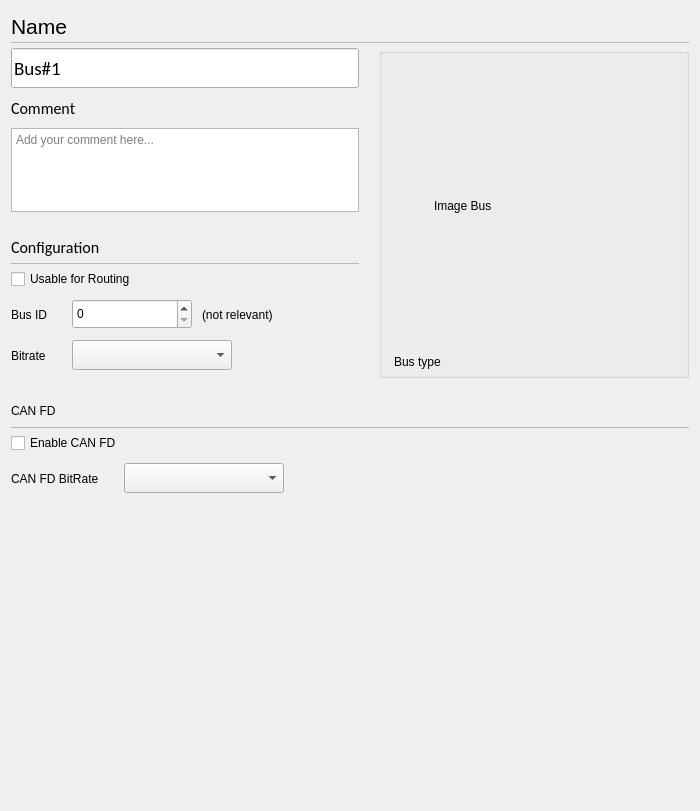
<?xml version="1.0" encoding="UTF-8"?>
<ui version="4.0">
 <class>C_SdBueBusEditPropertiesWidget</class>
 <widget class="QWidget" name="C_SdBueBusEditPropertiesWidget">
  <property name="windowModality">
   <enum>Qt::NonModal</enum>
  </property>
  <property name="geometry">
   <rect>
    <x>0</x>
    <y>0</y>
    <width>700</width>
    <height>811</height>
   </rect>
  </property>
  <property name="windowTitle">
   <string>Form</string>
  </property>
  <layout class="QVBoxLayout" name="verticalLayout_4">
   <item>
    <layout class="QVBoxLayout" name="verticalLayout_2" stretch="0,0,0,0,0,0">
     <property name="spacing">
      <number>0</number>
     </property>
     <item>
      <layout class="QHBoxLayout" name="horizontalLayout_3" stretch="0,1">
       <property name="spacing">
        <number>6</number>
       </property>
       <item>
        <widget class="stw::opensyde_gui_elements::C_OgeLabContextMenuBase" name="pc_LabelName">
         <property name="styleRole" stdset="0">
          <string>heading-group-bold</string>
         </property>
         <property name="minimumSize">
          <size>
           <width>0</width>
           <height>30</height>
          </size>
         </property>
         <property name="maximumSize">
          <size>
           <width>16777215</width>
           <height>30</height>
          </size>
         </property>
         <property name="font">
          <font>
           <family>Segoe UI</family>
           <pointsize>16</pointsize>
          </font>
         </property>
         <property name="text">
          <string>Name</string>
         </property>
        </widget>
       </item>
       <item>
        <spacer name="horizontalSpacer_6">
         <property name="orientation">
          <enum>Qt::Horizontal</enum>
         </property>
         <property name="sizeHint" stdset="0">
          <size>
           <width>40</width>
           <height>10</height>
          </size>
         </property>
        </spacer>
       </item>
      </layout>
     </item>
     <item>
      <layout class="QHBoxLayout" name="horizontalLayout_16">
       <property name="spacing">
        <number>0</number>
       </property>
       <property name="leftMargin">
        <number>0</number>
       </property>
       <property name="topMargin">
        <number>1</number>
       </property>
       <item>
        <widget class="stw::opensyde_gui_elements::C_OgeFraSeparator" name="pc_FramSperator1">
         <property name="minimumSize">
          <size>
           <width>0</width>
           <height>1</height>
          </size>
         </property>
         <property name="maximumSize">
          <size>
           <width>16777215</width>
           <height>1</height>
          </size>
         </property>
         <property name="frameShape">
          <enum>QFrame::StyledPanel</enum>
         </property>
         <property name="frameShadow">
          <enum>QFrame::Raised</enum>
         </property>
        </widget>
       </item>
      </layout>
     </item>
     <item>
      <layout class="QHBoxLayout" name="horizontalLayout" stretch="1,0,0">
       <property name="spacing">
        <number>0</number>
       </property>
       <property name="topMargin">
        <number>5</number>
       </property>
       <item>
        <layout class="QVBoxLayout" name="verticalLayout" stretch="0,0,0,0,0,0,1">
         <property name="spacing">
          <number>0</number>
         </property>
         <property name="bottomMargin">
          <number>0</number>
         </property>
         <item>
          <layout class="QHBoxLayout" name="horizontalLayout_17" stretch="1">
           <property name="spacing">
            <number>6</number>
           </property>
           <item>
            <widget class="stw::opensyde_gui_elements::C_OgeLeToolTipBase" name="pc_LineEditBusName">
             <property name="styleRole" stdset="0">
              <string>le-properties-name</string>
             </property>
             <property name="minimumSize">
              <size>
               <width>311</width>
               <height>40</height>
              </size>
             </property>
             <property name="maximumSize">
              <size>
               <width>16777215</width>
               <height>40</height>
              </size>
             </property>
             <property name="font">
              <font>
               <family>Calibri</family>
               <pointsize>14</pointsize>
              </font>
             </property>
             <property name="text">
              <string>Bus#1</string>
             </property>
             <property name="placeholderText">
              <string/>
             </property>
            </widget>
           </item>
          </layout>
         </item>
         <item>
          <layout class="QHBoxLayout" name="horizontalLayout_9" stretch="0,1">
           <property name="spacing">
            <number>6</number>
           </property>
           <item>
            <widget class="stw::opensyde_gui_elements::C_OgeLabContextMenuBase" name="pc_LabelComment">
             <property name="styleRole" stdset="0">
              <string>heading-group-bold</string>
             </property>
             <property name="minimumSize">
              <size>
               <width>0</width>
               <height>40</height>
              </size>
             </property>
             <property name="maximumSize">
              <size>
               <width>16777215</width>
               <height>40</height>
              </size>
             </property>
             <property name="font">
              <font>
               <family>Calibri</family>
               <pointsize>12</pointsize>
              </font>
             </property>
             <property name="text">
              <string>Comment</string>
             </property>
            </widget>
           </item>
           <item>
            <spacer name="horizontalSpacer_9">
             <property name="orientation">
              <enum>Qt::Horizontal</enum>
             </property>
             <property name="sizeHint" stdset="0">
              <size>
               <width>40</width>
               <height>1</height>
              </size>
             </property>
            </spacer>
           </item>
          </layout>
         </item>
         <item>
          <layout class="QHBoxLayout" name="horizontalLayout_18">
           <property name="spacing">
            <number>6</number>
           </property>
           <item>
            <widget class="stw::opensyde_gui_elements::C_OgeTedPropertiesComment" name="pc_TextEditComment">
             <property name="sizePolicy">
              <sizepolicy hsizetype="Expanding" vsizetype="Expanding">
               <horstretch>0</horstretch>
               <verstretch>0</verstretch>
              </sizepolicy>
             </property>
             <property name="maximumSize">
              <size>
               <width>16777215</width>
               <height>84</height>
              </size>
             </property>
             <property name="tabChangesFocus">
              <bool>true</bool>
             </property>
             <property name="html">
              <string>&lt;!DOCTYPE HTML PUBLIC &quot;-//W3C//DTD HTML 4.0//EN&quot; &quot;http://www.w3.org/TR/REC-html40/strict.dtd&quot;&gt;
&lt;html&gt;&lt;head&gt;&lt;meta name=&quot;qrichtext&quot; content=&quot;1&quot; /&gt;&lt;style type=&quot;text/css&quot;&gt;
p, li { white-space: pre-wrap; }
&lt;/style&gt;&lt;/head&gt;&lt;body style=&quot; font-family:'MS Shell Dlg 2'; font-size:8.25pt; font-weight:400; font-style:normal;&quot;&gt;
&lt;p style=&quot;-qt-paragraph-type:empty; margin-top:0px; margin-bottom:0px; margin-left:0px; margin-right:0px; -qt-block-indent:0; text-indent:0px;&quot;&gt;&lt;br /&gt;&lt;/p&gt;&lt;/body&gt;&lt;/html&gt;</string>
             </property>
             <property name="acceptRichText">
              <bool>false</bool>
             </property>
             <property name="placeholderText">
              <string>Add your comment here...</string>
             </property>
            </widget>
           </item>
          </layout>
         </item>
         <item>
          <layout class="QHBoxLayout" name="horizontalLayout_13" stretch="0,1">
           <property name="spacing">
            <number>6</number>
           </property>
           <property name="topMargin">
            <number>20</number>
           </property>
           <item>
            <widget class="stw::opensyde_gui_elements::C_OgeLabContextMenuBase" name="pc_LabelConfiguration">
             <property name="styleRole" stdset="0">
              <string>heading-group-bold</string>
             </property>
             <property name="minimumSize">
              <size>
               <width>0</width>
               <height>30</height>
              </size>
             </property>
             <property name="maximumSize">
              <size>
               <width>16777215</width>
               <height>30</height>
              </size>
             </property>
             <property name="font">
              <font>
               <family>Calibri</family>
               <pointsize>12</pointsize>
              </font>
             </property>
             <property name="text">
              <string>Configuration</string>
             </property>
            </widget>
           </item>
           <item>
            <spacer name="horizontalSpacer_21">
             <property name="orientation">
              <enum>Qt::Horizontal</enum>
             </property>
             <property name="sizeHint" stdset="0">
              <size>
               <width>40</width>
               <height>1</height>
              </size>
             </property>
            </spacer>
           </item>
          </layout>
         </item>
         <item>
          <layout class="QHBoxLayout" name="horizontalLayout_21" stretch="1">
           <property name="spacing">
            <number>0</number>
           </property>
           <property name="leftMargin">
            <number>0</number>
           </property>
           <property name="topMargin">
            <number>1</number>
           </property>
           <item>
            <widget class="stw::opensyde_gui_elements::C_OgeFraSeparator" name="pc_FramSperator1_3">
             <property name="minimumSize">
              <size>
               <width>0</width>
               <height>1</height>
              </size>
             </property>
             <property name="maximumSize">
              <size>
               <width>16777215</width>
               <height>1</height>
              </size>
             </property>
             <property name="frameShape">
              <enum>QFrame::StyledPanel</enum>
             </property>
             <property name="frameShadow">
              <enum>QFrame::Raised</enum>
             </property>
            </widget>
           </item>
          </layout>
         </item>
         <item>
          <layout class="QGridLayout" name="gridLayout">
           <property name="topMargin">
            <number>5</number>
           </property>
           <property name="horizontalSpacing">
            <number>25</number>
           </property>
           <property name="verticalSpacing">
            <number>10</number>
           </property>
           <item row="2" column="1">
            <widget class="stw::opensyde_gui_elements::C_OgeCbxText" name="pc_ComboBoxBitRate">
             <property name="minimumSize">
              <size>
               <width>160</width>
               <height>30</height>
              </size>
             </property>
             <property name="maximumSize">
              <size>
               <width>160</width>
               <height>30</height>
              </size>
             </property>
            </widget>
           </item>
           <item row="0" column="0" colspan="3">
            <widget class="stw::opensyde_gui_elements::C_OgeChxToolTipBase" name="pc_CheckBoxUsableForRouting">
             <property name="styleRole" stdset="0">
              <string>chx-properties-small</string>
             </property>
             <property name="maximumSize">
              <size>
               <width>200</width>
               <height>16777215</height>
              </size>
             </property>
             <property name="text">
              <string>Usable for Routing</string>
             </property>
            </widget>
           </item>
           <item row="2" column="0">
            <widget class="stw::opensyde_gui_elements::C_OgeLabToolTipBase" name="pc_LabelBitRate">
             <property name="styleRole" stdset="0">
              <string>group-item</string>
             </property>
             <property name="minimumSize">
              <size>
               <width>0</width>
               <height>31</height>
              </size>
             </property>
             <property name="maximumSize">
              <size>
               <width>16777215</width>
               <height>31</height>
              </size>
             </property>
             <property name="text">
              <string>Bitrate</string>
             </property>
            </widget>
           </item>
           <item row="1" column="1">
            <layout class="QHBoxLayout" name="pc_HorizontalLayoutBusId" stretch="0,0,1">
             <property name="spacing">
              <number>10</number>
             </property>
             <item>
              <widget class="stw::opensyde_gui_elements::C_OgeSpxToolTipBase" name="pc_SpinBoxBusId">
           <property name="styleRole" stdset="0">
            <string>spx-number</string>
           </property>
               <property name="minimumSize">
                <size>
                 <width>120</width>
                 <height>30</height>
                </size>
               </property>
               <property name="maximumSize">
                <size>
                 <width>120</width>
                 <height>30</height>
                </size>
               </property>
              </widget>
             </item>
             <item>
              <widget class="stw::opensyde_gui_elements::C_OgeLabToolTipBase" name="pc_LabelNotRelevant">
               <property name="styleRole" stdset="0">
                <string>group-item</string>
               </property>
               <property name="text">
                <string>(not relevant)</string>
               </property>
              </widget>
             </item>
             <item>
              <spacer name="horizontalSpacer_7">
               <property name="orientation">
                <enum>Qt::Horizontal</enum>
               </property>
               <property name="sizeType">
                <enum>QSizePolicy::Expanding</enum>
               </property>
               <property name="sizeHint" stdset="0">
                <size>
                 <width>20</width>
                 <height>20</height>
                </size>
               </property>
              </spacer>
             </item>
            </layout>
           </item>
           <item row="1" column="0">
            <widget class="stw::opensyde_gui_elements::C_OgeLabToolTipBase" name="pc_LabelBusId">
             <property name="styleRole" stdset="0">
              <string>group-item</string>
             </property>
             <property name="minimumSize">
              <size>
               <width>0</width>
               <height>31</height>
              </size>
             </property>
             <property name="maximumSize">
              <size>
               <width>16777215</width>
               <height>31</height>
              </size>
             </property>
             <property name="text">
              <string>Bus ID</string>
             </property>
            </widget>
           </item>
           <item row="1" column="2">
            <spacer name="horizontalSpacer_19">
             <property name="orientation">
              <enum>Qt::Horizontal</enum>
             </property>
             <property name="sizeHint" stdset="0">
              <size>
               <width>40</width>
               <height>1</height>
              </size>
             </property>
            </spacer>
           </item>
          </layout>
         </item>
         <item>
          <spacer name="verticalSpacer_15">
           <property name="orientation">
            <enum>Qt::Vertical</enum>
           </property>
           <property name="sizeType">
            <enum>QSizePolicy::Expanding</enum>
           </property>
           <property name="sizeHint" stdset="0">
            <size>
             <width>20</width>
             <height>13</height>
            </size>
           </property>
          </spacer>
         </item>
        </layout>
       </item>
       <item>
        <spacer name="horizontalSpacer_5">
         <property name="orientation">
          <enum>Qt::Horizontal</enum>
         </property>
         <property name="sizeType">
          <enum>QSizePolicy::Fixed</enum>
         </property>
         <property name="sizeHint" stdset="0">
          <size>
           <width>20</width>
           <height>20</height>
          </size>
         </property>
        </spacer>
       </item>
       <item>
        <layout class="QVBoxLayout" name="verticalLayout_3">
         <item>
          <widget class="stw::opensyde_gui_elements::C_OgeGbxGrayed" name="groupBox">
           <property name="minimumSize">
            <size>
             <width>310</width>
             <height>330</height>
            </size>
           </property>
           <property name="maximumSize">
            <size>
             <width>310</width>
             <height>330</height>
            </size>
           </property>
           <property name="title">
            <string/>
           </property>
           <property name="alignment">
            <set>Qt::AlignCenter</set>
           </property>
           <layout class="QVBoxLayout" name="verticalLayout_18" stretch="0,2,0,0">
            <property name="leftMargin">
             <number>12</number>
            </property>
            <property name="rightMargin">
             <number>12</number>
            </property>
            <property name="bottomMargin">
             <number>6</number>
            </property>
            <item>
             <spacer name="verticalSpacer_3">
              <property name="orientation">
               <enum>Qt::Vertical</enum>
              </property>
              <property name="sizeHint" stdset="0">
               <size>
                <width>20</width>
                <height>40</height>
               </size>
              </property>
             </spacer>
            </item>
            <item>
             <layout class="QHBoxLayout" name="horizontalLayout_2">
              <item>
               <spacer name="horizontalSpacer_2">
                <property name="orientation">
                 <enum>Qt::Horizontal</enum>
                </property>
                <property name="sizeHint" stdset="0">
                 <size>
                  <width>40</width>
                  <height>20</height>
                 </size>
                </property>
               </spacer>
              </item>
              <item>
               <widget class="stw::opensyde_gui_elements::C_OgeLabSvgOnly" name="pc_LabBusImage">
                <property name="minimumSize">
                 <size>
                  <width>200</width>
                  <height>200</height>
                 </size>
                </property>
                <property name="maximumSize">
                 <size>
                  <width>200</width>
                  <height>200</height>
                 </size>
                </property>
                <property name="text">
                 <string>Image Bus</string>
                </property>
               </widget>
              </item>
              <item>
               <spacer name="horizontalSpacer_3">
                <property name="orientation">
                 <enum>Qt::Horizontal</enum>
                </property>
                <property name="sizeHint" stdset="0">
                 <size>
                  <width>40</width>
                  <height>20</height>
                 </size>
                </property>
               </spacer>
              </item>
             </layout>
            </item>
            <item>
             <spacer name="verticalSpacer">
              <property name="orientation">
               <enum>Qt::Vertical</enum>
              </property>
              <property name="sizeHint" stdset="0">
               <size>
                <width>20</width>
                <height>40</height>
               </size>
              </property>
             </spacer>
            </item>
            <item>
             <widget class="QLabel" name="pc_BusType">
     <property name="styleRole" stdset="0">
      <string>bus-type</string>
     </property>
              <property name="text">
               <string>Bus type</string>
              </property>
             </widget>
            </item>
           </layout>
          </widget>
         </item>
         <item>
          <spacer name="verticalSpacer_4">
           <property name="orientation">
            <enum>Qt::Vertical</enum>
           </property>
           <property name="sizeHint" stdset="0">
            <size>
             <width>20</width>
             <height>13</height>
            </size>
           </property>
          </spacer>
         </item>
        </layout>
       </item>
      </layout>
     </item>
     <item>
      <layout class="QHBoxLayout" name="horizontalLayout_4">
       <property name="topMargin">
        <number>10</number>
       </property>
       <property name="bottomMargin">
        <number>5</number>
       </property>
       <item>
        <widget class="stw::opensyde_gui_elements::C_OgeLabContextMenuBase" name="pc_LabelCANFD">
         <property name="styleRole" stdset="0">
          <string>heading-group-bold</string>
         </property>
         <property name="text">
          <string>CAN FD</string>
         </property>
        </widget>
       </item>
       <item>
        <spacer name="horizontalSpacer">
         <property name="orientation">
          <enum>Qt::Horizontal</enum>
         </property>
         <property name="sizeHint" stdset="0">
          <size>
           <width>40</width>
           <height>20</height>
          </size>
         </property>
        </spacer>
       </item>
      </layout>
     </item>
     <item>
      <layout class="QVBoxLayout" name="verticalLayout_5" stretch="0">
       <property name="spacing">
        <number>0</number>
       </property>
       <property name="topMargin">
        <number>1</number>
       </property>
       <property name="bottomMargin">
        <number>0</number>
       </property>
       <item>
        <widget class="stw::opensyde_gui_elements::C_OgeFraSeparator" name="frame">
         <property name="minimumSize">
          <size>
           <width>0</width>
           <height>1</height>
          </size>
         </property>
         <property name="maximumSize">
          <size>
           <width>16777215</width>
           <height>1</height>
          </size>
         </property>
         <property name="frameShape">
          <enum>QFrame::StyledPanel</enum>
         </property>
         <property name="frameShadow">
          <enum>QFrame::Raised</enum>
         </property>
        </widget>
       </item>
      </layout>
     </item>
     <item>
      <layout class="QGridLayout" name="pc_gridLayoutCANFD">
       <property name="topMargin">
        <number>5</number>
       </property>
       <property name="horizontalSpacing">
        <number>25</number>
       </property>
       <property name="verticalSpacing">
        <number>10</number>
       </property>
       <item row="1" column="0">
        <widget class="stw::opensyde_gui_elements::C_OgeLabToolTipBase" name="pc_LabelCANFDBitRate">
         <property name="styleRole" stdset="0">
          <string>group-item</string>
         </property>
         <property name="minimumSize">
          <size>
           <width>0</width>
           <height>31</height>
          </size>
         </property>
         <property name="maximumSize">
          <size>
           <width>16777215</width>
           <height>31</height>
          </size>
         </property>
         <property name="text">
          <string>CAN FD BitRate</string>
         </property>
        </widget>
       </item>
       <item row="1" column="1">
        <widget class="stw::opensyde_gui_elements::C_OgeCbxText" name="pc_ComboBoxCANFDBitRate">
         <property name="minimumSize">
          <size>
           <width>160</width>
           <height>30</height>
          </size>
         </property>
         <property name="maximumSize">
          <size>
           <width>160</width>
           <height>30</height>
          </size>
         </property>
        </widget>
       </item>
       <item row="0" column="0" colspan="3">
        <widget class="stw::opensyde_gui_elements::C_OgeChxToolTipBase" name="pc_CheckBoxEnableCANFD">
         <property name="styleRole" stdset="0">
          <string>chx-properties-small</string>
         </property>
         <property name="maximumSize">
          <size>
           <width>200</width>
           <height>16777215</height>
          </size>
         </property>
         <property name="text">
          <string>Enable CAN FD</string>
         </property>
        </widget>
       </item>
       <item row="1" column="2">
        <spacer name="horizontalSpacer_4">
         <property name="orientation">
          <enum>Qt::Horizontal</enum>
         </property>
         <property name="sizeHint" stdset="0">
          <size>
           <width>40</width>
           <height>20</height>
          </size>
         </property>
        </spacer>
       </item>
      </layout>
     </item>
    </layout>
   </item>
   <item>
    <spacer name="verticalSpacer_2">
     <property name="orientation">
      <enum>Qt::Vertical</enum>
     </property>
     <property name="sizeType">
      <enum>QSizePolicy::Expanding</enum>
     </property>
     <property name="sizeHint" stdset="0">
      <size>
       <width>20</width>
       <height>0</height>
      </size>
     </property>
    </spacer>
   </item>
  </layout>
 </widget>
 <customwidgets>
  <customwidget>
   <class>stw::opensyde_gui_elements::C_OgeLabContextMenuBase</class>
   <extends>QLabel</extends>
   <header>C_OgeLabContextMenuBase.hpp</header>
  </customwidget>
  <customwidget>
   <class>stw::opensyde_gui_elements::C_OgeFraSeparator</class>
   <extends>QFrame</extends>
   <header>C_OgeFraSeparator.hpp</header>
   <container>1</container>
  </customwidget>
  <customwidget>
   <class>stw::opensyde_gui_elements::C_OgeLabToolTipBase</class>
   <extends>QLabel</extends>
   <header>C_OgeLabToolTipBase.hpp</header>
  </customwidget>
  <customwidget>
   <class>stw::opensyde_gui_elements::C_OgeSpxToolTipBase</class>
   <extends>QSpinBox</extends>
   <header>C_OgeSpxToolTipBase.hpp</header>
  </customwidget>
  <customwidget>
   <class>stw::opensyde_gui_elements::C_OgeCbxText</class>
   <extends>QComboBox</extends>
   <header>C_OgeCbxText.hpp</header>
  </customwidget>
  <customwidget>
   <class>stw::opensyde_gui_elements::C_OgeTedPropertiesComment</class>
   <extends>QTextEdit</extends>
   <header>C_OgeTedPropertiesComment.hpp</header>
  </customwidget>
  <customwidget>
   <class>stw::opensyde_gui_elements::C_OgeGbxGrayed</class>
   <extends>QGroupBox</extends>
   <header>C_OgeGbxGrayed.hpp</header>
   <container>1</container>
  </customwidget>
  <customwidget>
   <class>stw::opensyde_gui_elements::C_OgeLeToolTipBase</class>
   <extends>QLineEdit</extends>
   <header>C_OgeLeToolTipBase.hpp</header>
  </customwidget>
  <customwidget>
   <class>stw::opensyde_gui_elements::C_OgeChxToolTipBase</class>
   <extends>QCheckBox</extends>
   <header>C_OgeChxToolTipBase.hpp</header>
  </customwidget>
  <customwidget>
   <class>stw::opensyde_gui_elements::C_OgeLabSvgOnly</class>
   <extends>QLabel</extends>
   <header>C_OgeLabSvgOnly.hpp</header>
  </customwidget>
 </customwidgets>
 <tabstops>
  <tabstop>pc_LineEditBusName</tabstop>
  <tabstop>pc_TextEditComment</tabstop>
 </tabstops>
 <resources/>
 <connections/>
</ui>
